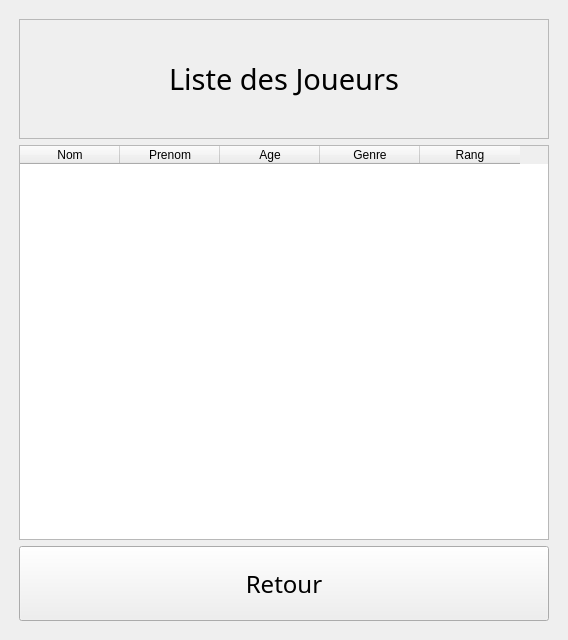
<?xml version="1.0" encoding="UTF-8"?>
<ui version="4.0">
 <class>MainWindow</class>
 <widget class="QMainWindow" name="MainWindow">
  <property name="geometry">
   <rect>
    <x>0</x>
    <y>0</y>
    <width>568</width>
    <height>640</height>
   </rect>
  </property>
  <property name="windowTitle">
   <string>MainWindow</string>
  </property>
  <widget class="QWidget" name="centralwidget">
   <layout class="QGridLayout" name="gridLayout">
    <item row="0" column="0">
     <layout class="QVBoxLayout" name="verticalLayout">
      <property name="leftMargin">
       <number>10</number>
      </property>
      <property name="topMargin">
       <number>10</number>
      </property>
      <property name="rightMargin">
       <number>10</number>
      </property>
      <property name="bottomMargin">
       <number>10</number>
      </property>
      <item>
       <widget class="QLabel" name="label">
        <property name="sizePolicy">
         <sizepolicy hsizetype="Minimum" vsizetype="Minimum">
          <horstretch>0</horstretch>
          <verstretch>0</verstretch>
         </sizepolicy>
        </property>
        <property name="minimumSize">
         <size>
          <width>0</width>
          <height>120</height>
         </size>
        </property>
        <property name="font">
         <font>
          <family>Noto Sans</family>
          <pointsize>22</pointsize>
         </font>
        </property>
        <property name="frameShape">
         <enum>QFrame::StyledPanel</enum>
        </property>
        <property name="text">
         <string>Liste des Joueurs</string>
        </property>
        <property name="alignment">
         <set>Qt::AlignCenter</set>
        </property>
       </widget>
      </item>
      <item>
       <widget class="QTableWidget" name="tableWidget">
        <property name="sizeAdjustPolicy">
         <enum>QAbstractScrollArea::AdjustIgnored</enum>
        </property>
        <property name="editTriggers">
         <set>QAbstractItemView::AnyKeyPressed</set>
        </property>
        <property name="alternatingRowColors">
         <bool>true</bool>
        </property>
        <property name="selectionMode">
         <enum>QAbstractItemView::NoSelection</enum>
        </property>
        <property name="selectionBehavior">
         <enum>QAbstractItemView::SelectRows</enum>
        </property>
        <property name="gridStyle">
         <enum>Qt::SolidLine</enum>
        </property>
        <column>
         <property name="text">
          <string>Nom</string>
         </property>
        </column>
        <column>
         <property name="text">
          <string>Prenom</string>
         </property>
        </column>
        <column>
         <property name="text">
          <string>Age</string>
         </property>
        </column>
        <column>
         <property name="text">
          <string>Genre</string>
         </property>
        </column>
        <column>
         <property name="text">
          <string>Rang</string>
         </property>
        </column>
       </widget>
      </item>
      <item>
       <widget class="QPushButton" name="back">
        <property name="minimumSize">
         <size>
          <width>0</width>
          <height>75</height>
         </size>
        </property>
        <property name="font">
         <font>
          <family>Noto Sans Light</family>
          <pointsize>18</pointsize>
         </font>
        </property>
        <property name="text">
         <string>Retour</string>
        </property>
       </widget>
      </item>
     </layout>
    </item>
   </layout>
  </widget>
 </widget>
 <resources/>
 <connections/>
</ui>
